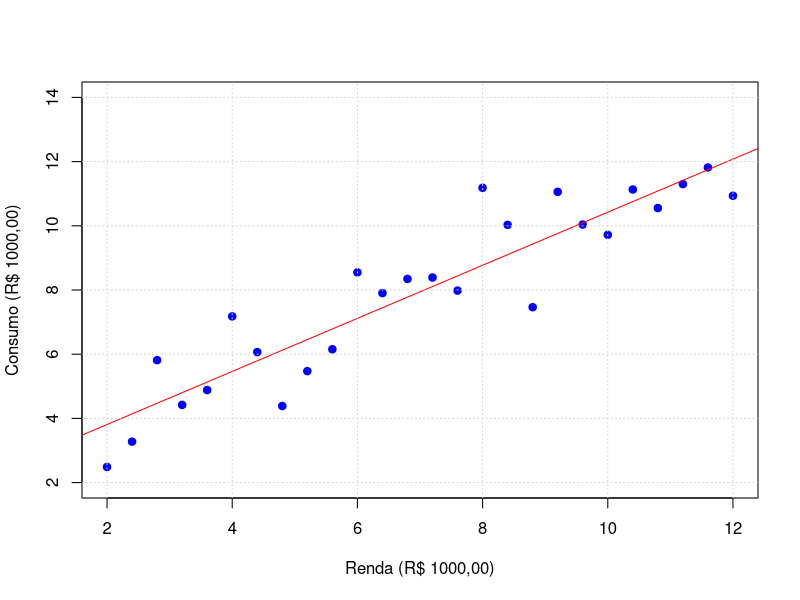

The R source for this figure: (Note: this script raises an error after producing the figure.)
set.seed(123)
Renda=seq(2,12,by=0.4)
e=rnorm(Renda,0,2)
Consumo = 1.2 + 0.98*Renda + 0.6*e
Renda
round(Consumo,1)
#
plot(Renda,Consumo, col="blue",pch=19, ylab="Consumo (R$ 1000,00)",
            xlab="Renda (R$ 1000,00)",ylim=c(2,14))
reg = lm(Consumo~Renda)
summary(reg)
abline(reg,col="red")
grid()
#
R=Renda;C=Consumo
for(i in 1:26){
  segments(R[i],C[i],R[i],Cest[i], col="blue", lty=2)}
#
# Extraindo as estatisticas individualmente
e=resid(reg);e
b0=coefficients(reg)[1];b0
b1=coefficients(reg)[2];b1
Sb0=summary(reg)$coefficients[, 2][1];Sb0
Sb1=summary(reg)$coefficients[, 2][2];Sb1
t0=b0/Sb0;t0
t1=b1/Sb1;t1
####
anova(reg)
###
SQR=anova(reg)[1,2];SQR # Soma do Quadrado da Regressao
SQE=anova(reg)[2,2];SQE # Soma do Quadrado dos Erros
SQT = SQR + SQE;SQT # SQT=Soma dos Quadrados Totais
R2=SQR/SQT;R2 # R-quadrado
#
QMR=anova(reg)[1,3];QMR # Quadrado Medio da Regressão
QME=anova(reg)[2,3];QME # Quadrado Medio dos Erros
F=QMR/QME;F # F de Snedecor
#

